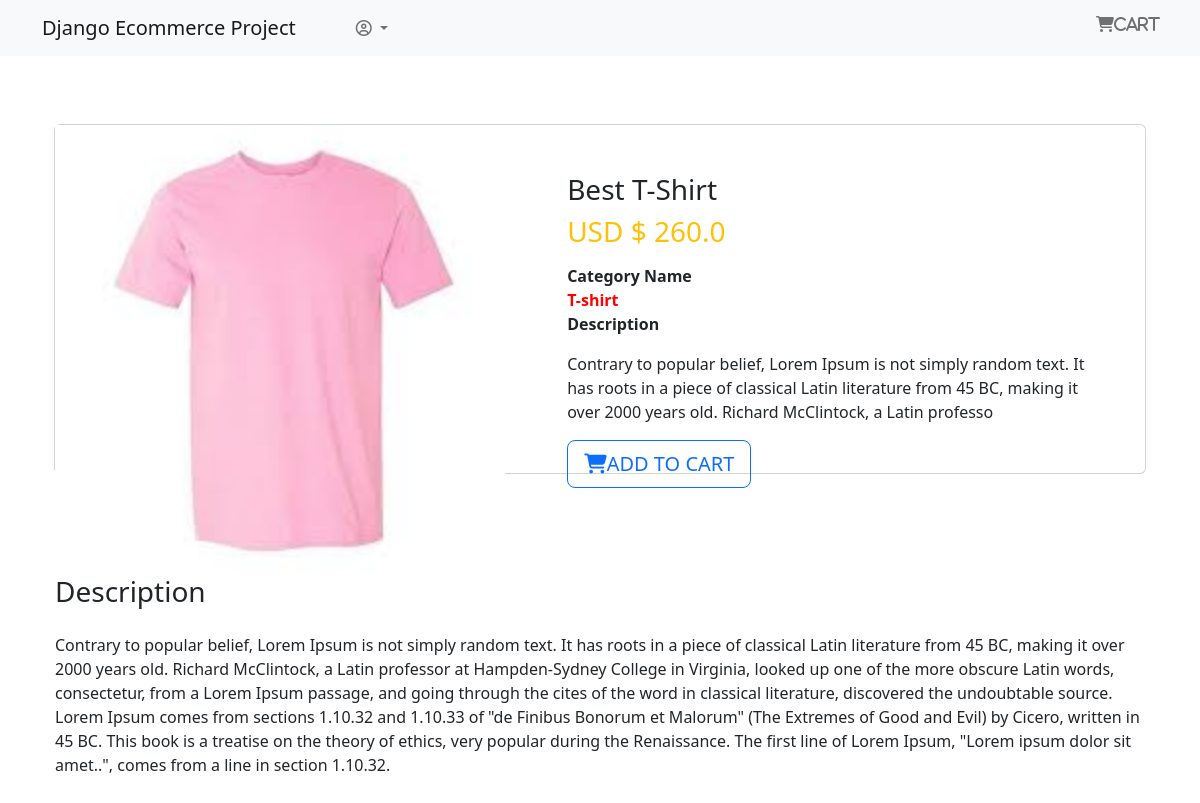
Screenshot of /product/1/ (signed in) with the database file from the repository.
### app_shop/models.py (models this page shows, shortened)
class Product(models.Model):
    miniimage = models.ImageField(upload_to='Product')
    name = models.CharField(max_length=264)
    category = models.ForeignKey(Category, on_delete=models.CASCADE, related_name = 'category')
    preview_text = models.TextField(max_length=200, verbose_name='Preview Text')
    details_text = models.TextField(max_length=1000, verbose_name='Description')
    price = models.FloatField()
    old_price = models.FloatField(default=0.00)
    created = models.DateTimeField(auto_now_add=True)
    class Meta:
        ordering = ['-created']

class Category(models.Model):
    title = models.CharField(max_length=30)
    created = models.DateTimeField(auto_now_add=True)
    def __str__(self):
        return self.title
    class Meta:
        verbose_name_plural = 'categories'

### app_shop/views.py (the view)
# urls.py: path('product/<pk>/', views.ProductDetail.as_view(), name='product_detail')
class ProductDetail(DetailView):
    model = Product
    template_name = 'app_shop/product_detail.html'

### templates/app_shop/product_detail.html
{% extends 'base.html' %}
{% block body_block %}
<div class="container my-5" >
    <div class="card" >
        <div class="row" >
            <aside class="col-sm-5 border-right" >
                <article class="gallery-wrap" >
                    <div class="img-big-wrap" >
                        <a href="#"><img src="/media/{{ object.miniimage }}" style="width: 450px;" alt=""></a>
                    </div>
                </article>
            </aside>
            <aside class="col-sm-7" >
                <article class="cart-body p-5" >
                    <h3 class="title mp-3"> {{ object.name }} </h3>
                    <p class="price-detail-wrap" >
                        <span class="price h3 text-warning" >
                            <span class="currency" >USD $</span>
                            <span class="num" > {{ object.price }} </span>
                        </span>
                    </p>
                    <dl class="item-property" >
                        <dt>Category Name</dt>
                        <b style="color: red;" >{{ object.category }}</b>
                        <br>
                        <dt>Description</dt>
                        <dd>
                            <p> {{ object.preview_text|linebreaks }} </p>
                        </dd>
                    </dl>
                    <a href=" {% url 'app_order:add' pk=object.pk %} " class="btn btn-lg btn-outline-primary text-uppercase" >
                        <i class="fa fa-shopping-cart"></i>Add To Cart
                    </a>
                </article>
            </aside>
            <h3>Description</h3>
            <p>{{ object.details_text|linebreaks }}</p><br><br><br><br>
        </div>
    </div>
</div>
{% endblock %}

### templates/base.html (style rules this page uses)
.card { height: 350px; }

### rows the page displays
Product: miniimage (picture), name "Best T-Shirt", price "260.0", category "T-shirt", preview_text "Contrary to popular belief, Lorem Ipsum is not simply random text. It has roots in a piece of classical Latin literature from 45 BC, making it over 2000 years old. Richard McClintock, a Latin professo", details_text "Contrary to popular belief, Lorem Ipsum is not simply random text. It has roots in a piece of classical Latin literature from 45 BC, making it over 2000 years old. Richard McClintock, a Latin professor at Hampden-Sydney College in Virginia, looked up one of the more obscure Latin words, consectetur, from a Lorem Ipsum passage, and going through the cites of the word in classical literature, discovered the undoubtable source. Lorem Ipsum comes from sections 1.10.32 and 1.10.33 of \"de Finibus Bonorum et Malorum\" (The Extremes of Good and Evil) by Cicero, written in 45 BC. This book is a treatise on the theory of ethics, very popular during the Renaissance. The first line of Lorem Ipsum,…"
